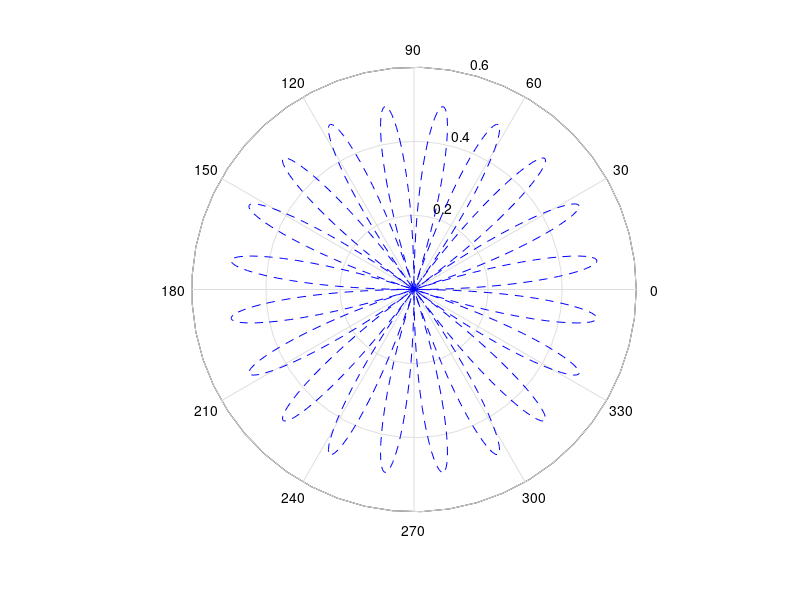

Write the MATLAB code that produced this figure.
clc;
clear all;

n = input('Digita n: ');
jessica = 0:0.01:2*pi;
f = sin(n*jessica).*cos(n*jessica);
polar(jessica,f,'--b');

